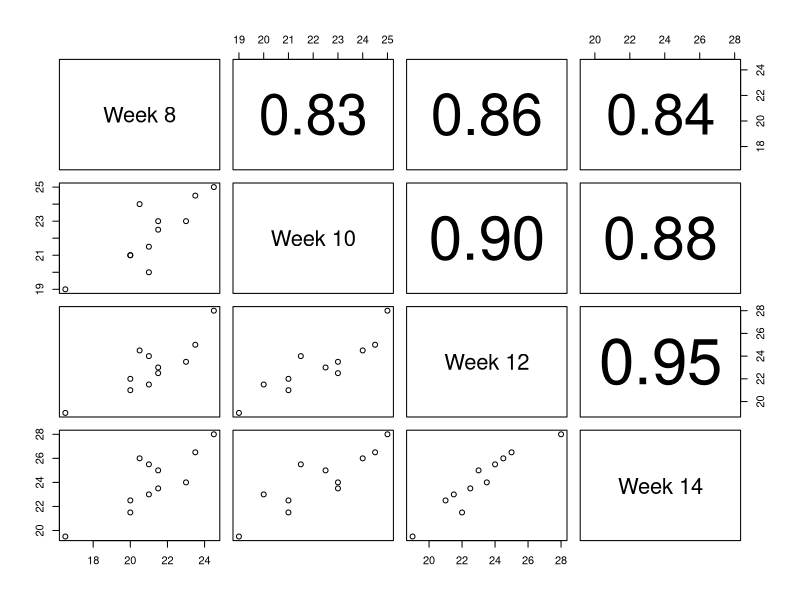

This chart was generated by the following R code:
## ---- chunk 1
knitr::opts_chunk$set(echo = TRUE)
## ---- chunk 2
# Read in data
dental.data <- read.csv(file = "data/dental.csv",
                        header = FALSE)
# Add column names
colnames(dental.data) <- c("ID", "gender", "m.8", "m.10", "m.12", "m.14")

# Subset data
dental.data <- dental.data[dental.data$gender == "F", ]
## ---- chunk 3
# Function to print correlation coefficient; copied shamelessly from pairs documentation
panel.cor <- function(x, y, digits = 2, prefix = "", cex.cor, ...) {
    usr <- par("usr"); on.exit(par(usr))
    par(usr = c(0, 1, 0, 1))
    r <- abs(cor(x, y))
    txt <- format(c(r, 0.123456789), digits = digits)[1]
    txt <- paste0(prefix, txt)
    if(missing(cex.cor)) cex.cor <- 0.8/strwidth(txt)
    text(0.5, 0.5, txt, cex = cex.cor * r)
}

# Create scatterplot of matrices to inspect data
pairs(dental.data[, 3:6], 
      labels = c("Week 8", "Week 10", "Week 12", "Week 14"),
      upper.panel = panel.cor)
